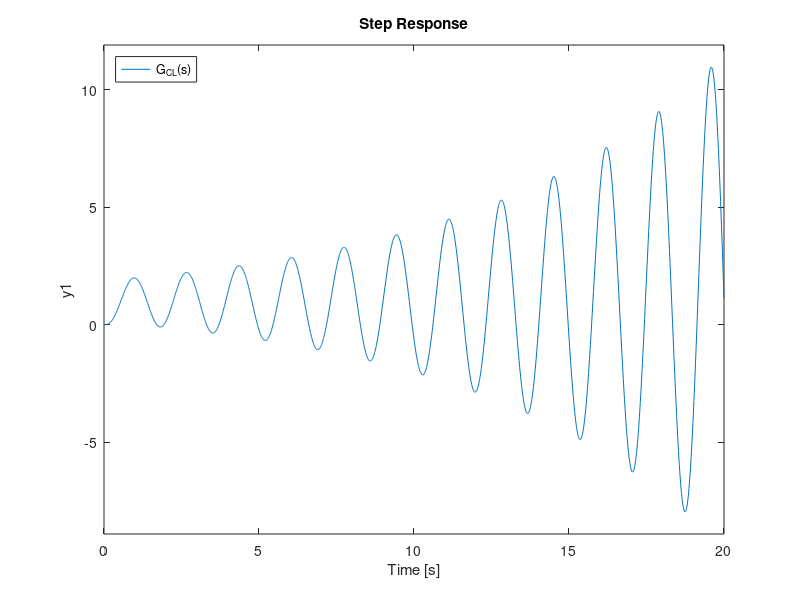

This figure's MATLAB source:
%% ECE 345/ME 380: Introduction to Control Systems
%% Collaborative Quiz #3
% 1.1 Location of poles and zeros of G(s)

num1=[1]; den1=[1 7 12 0];roots(den1)
% 1.3 Step response of the open-loop system

sys1=tf(num1,den1)
step(sys1);grid;legend('G(s)','location','northwest')
% 2.5 Step response of the closed-loop system with K=100 over 0 to 20

K=100;tfinal=20;
sys2=K*feedback(sys1,K)
t=0:0.01:tfinal;
step(sys2,t);grid;legend('G_{CL}(s)','location','northwest');legend('G_{CL}(s)')
% legend called twice to fix subscript bug